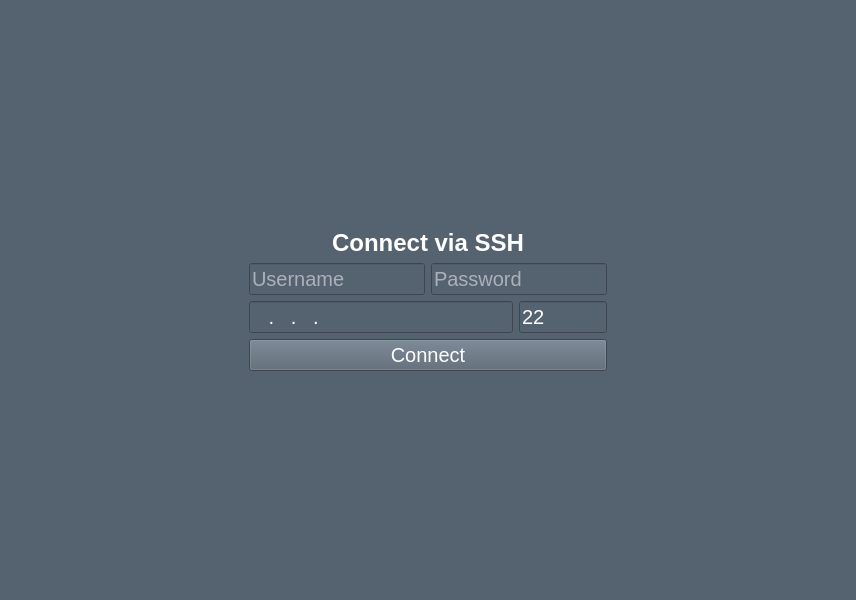
<?xml version="1.0" encoding="UTF-8"?>
<ui version="4.0">
 <class>Login</class>
 <widget class="QMainWindow" name="Login">
  <property name="geometry">
   <rect>
    <x>0</x>
    <y>0</y>
    <width>856</width>
    <height>600</height>
   </rect>
  </property>
  <property name="windowTitle">
   <string>Login</string>
  </property>
  <property name="styleSheet">
   <string notr="true">background-color: rgb(85,98,112);
color: white;</string>
  </property>
  <widget class="QWidget" name="centralwidget">
   <layout class="QGridLayout" name="gridLayout">
    <item row="0" column="0">
     <widget class="QWidget" name="login_widget" native="true">
      <property name="sizePolicy">
       <sizepolicy hsizetype="Fixed" vsizetype="Fixed">
        <horstretch>0</horstretch>
        <verstretch>0</verstretch>
       </sizepolicy>
      </property>
      <layout class="QVBoxLayout" name="verticalLayout">
       <item>
        <widget class="QLabel" name="title">
         <property name="sizePolicy">
          <sizepolicy hsizetype="Preferred" vsizetype="Preferred">
           <horstretch>0</horstretch>
           <verstretch>0</verstretch>
          </sizepolicy>
         </property>
         <property name="styleSheet">
          <string notr="true">font-weight: bold;
font-size: 24px;</string>
         </property>
         <property name="text">
          <string>Connect via SSH</string>
         </property>
         <property name="alignment">
          <set>Qt::AlignCenter</set>
         </property>
        </widget>
       </item>
       <item>
        <layout class="QHBoxLayout" name="user_pass">
         <item>
          <widget class="QLineEdit" name="username_linedit">
           <property name="styleSheet">
            <string notr="true">font-size:20px;</string>
           </property>
           <property name="placeholderText">
            <string>Username</string>
           </property>
          </widget>
         </item>
         <item>
          <widget class="QLineEdit" name="password_linedit">
           <property name="styleSheet">
            <string notr="true">font-size:20px;</string>
           </property>
           <property name="echoMode">
            <enum>QLineEdit::Password</enum>
           </property>
           <property name="placeholderText">
            <string>Password</string>
           </property>
          </widget>
         </item>
        </layout>
       </item>
       <item>
        <layout class="QHBoxLayout" name="iport">
         <item>
          <widget class="QLineEdit" name="ip_linedit">
           <property name="sizePolicy">
            <sizepolicy hsizetype="Expanding" vsizetype="Fixed">
             <horstretch>3</horstretch>
             <verstretch>0</verstretch>
            </sizepolicy>
           </property>
           <property name="styleSheet">
            <string notr="true">font-size:20px;</string>
           </property>
           <property name="inputMask">
            <string>000.000.000.000</string>
           </property>
           <property name="text">
            <string>...</string>
           </property>
           <property name="placeholderText">
            <string>IP Address</string>
           </property>
          </widget>
         </item>
         <item>
          <widget class="QLineEdit" name="port_linedit">
           <property name="sizePolicy">
            <sizepolicy hsizetype="Expanding" vsizetype="Fixed">
             <horstretch>1</horstretch>
             <verstretch>0</verstretch>
            </sizepolicy>
           </property>
           <property name="styleSheet">
            <string notr="true">font-size:20px;</string>
           </property>
           <property name="text">
            <string>22</string>
           </property>
           <property name="placeholderText">
            <string>Port</string>
           </property>
          </widget>
         </item>
        </layout>
       </item>
       <item>
        <widget class="QPushButton" name="pushButton">
         <property name="styleSheet">
          <string notr="true">font-size:20px;</string>
         </property>
         <property name="text">
          <string>Connect</string>
         </property>
         <property name="flat">
          <bool>false</bool>
         </property>
        </widget>
       </item>
      </layout>
     </widget>
    </item>
   </layout>
  </widget>
 </widget>
 <resources/>
 <connections/>
</ui>
